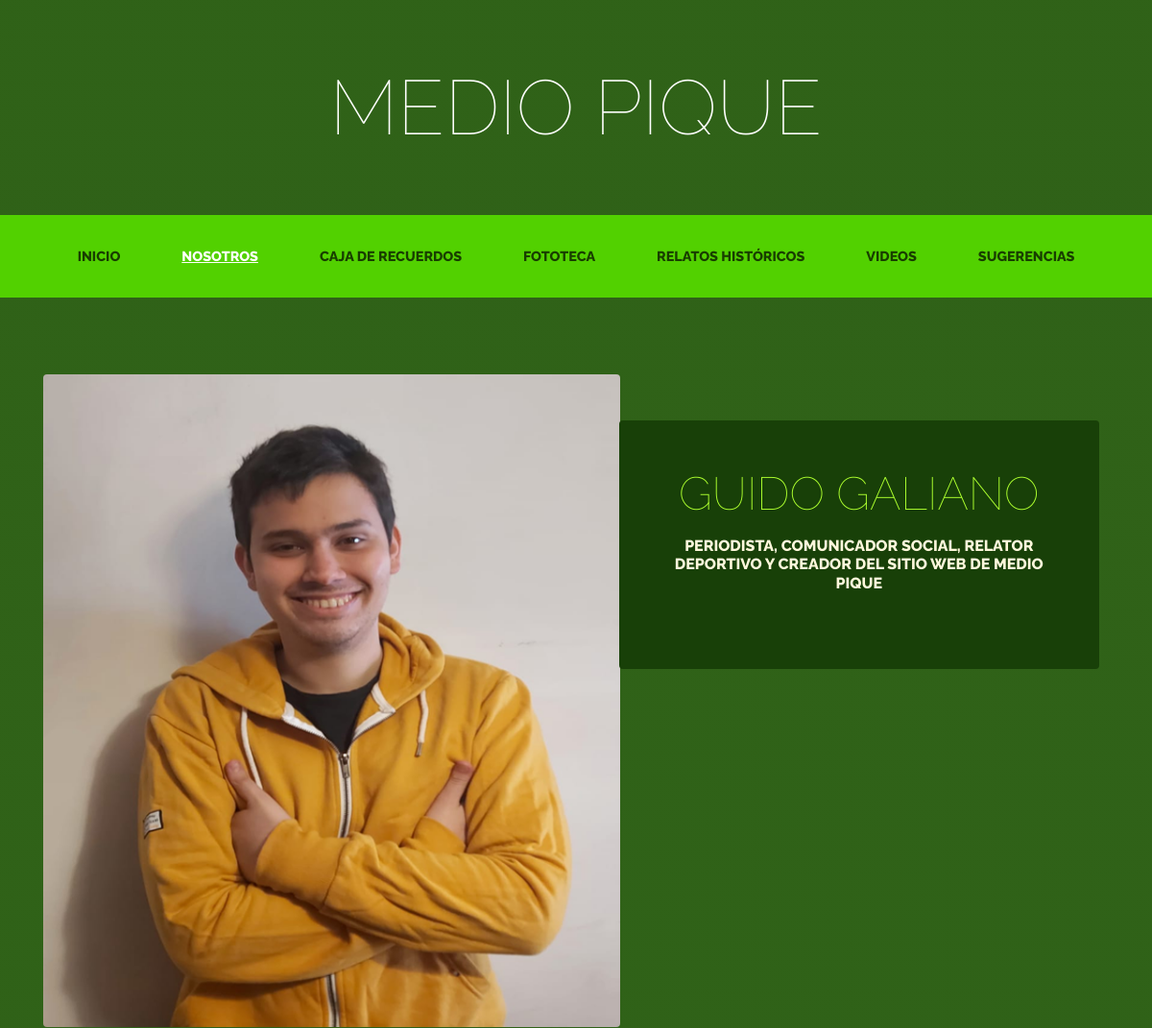
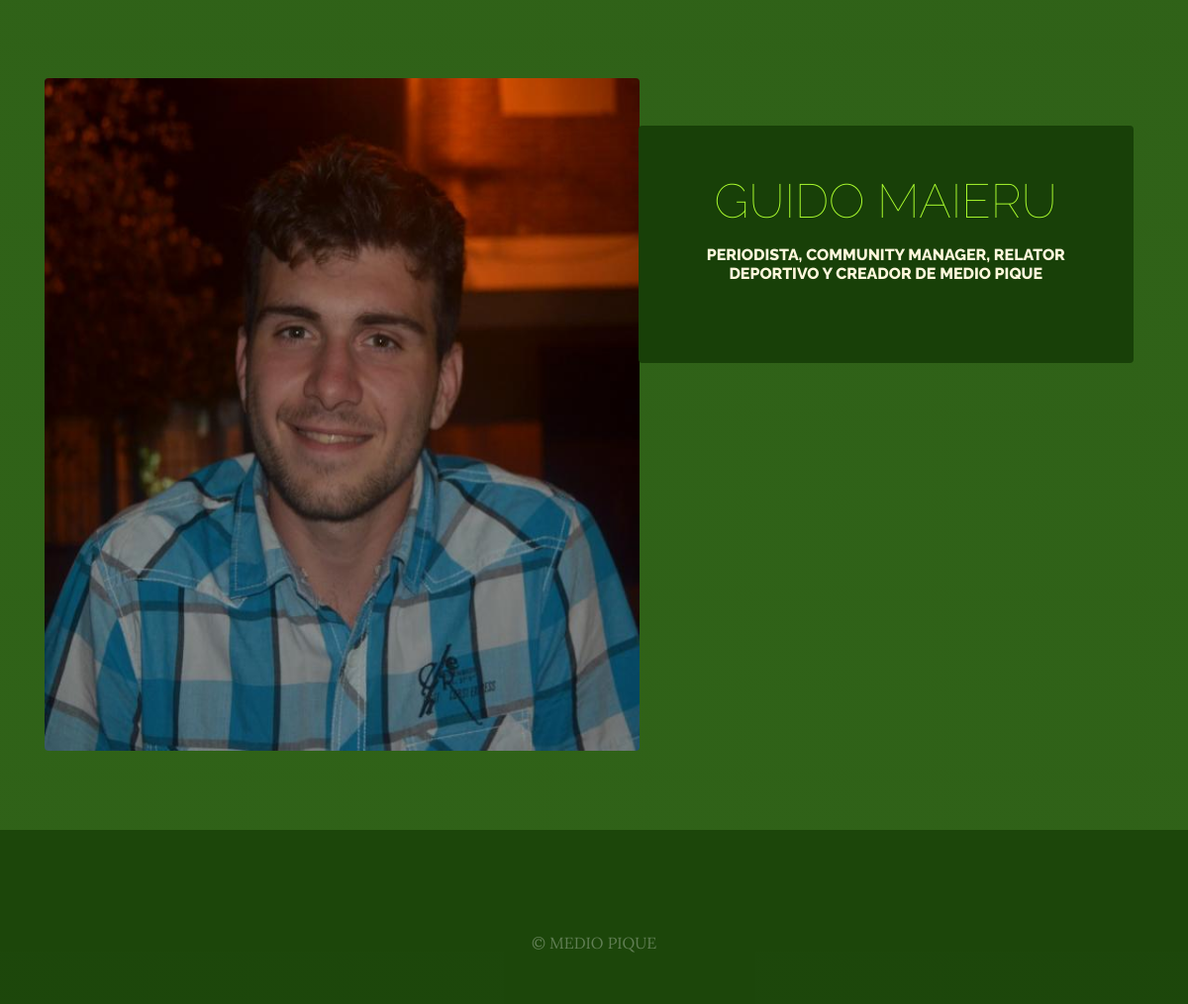
Screenshot of /nosotros/ with the database file from the repository (2 pictures, top to bottom).
### nosotros/models.py (models this page shows, shortened)
class Nosotros (models.Model):
    titulo=models.CharField(max_length = 60)
    contenido=models.CharField(max_length = 200)
    imagen=models.ImageField(upload_to='nosotros')
    class Meta:
        verbose_name = 'persona'
        verbose_name_plural = 'personas'

### nosotros/views.py (the view)
def nosotros (request):
    nosotros = Nosotros.objects.all()
    return render (request, "nosotros/nosotros.html", {"nosotros":nosotros})

### nosotros/templates/nosotros/nosotros.html
{% extends "ProyectoFinalApp/base.html" %}
{% load static %}
{% block content %}
    {% for nosotros in nosotros %}
    <section class="page-section clearfix">
        <div class="container">
          <div class="intro">
            <img class="intro-img img-fluid mb-3 mb-lg-0 rounded" src="{{nosotros.imagen.url}}" alt="" style="width: 54.1%; height: 85%">
            <div class="intro-text left-0 text-center bg-faded p-5 rounded">
              <h2 class="section-heading mb-4" >
                <span class="section-heading-lower" style="color:greenyellow">{{nosotros.titulo}}</span>
                <span class="section-heading-upper">       </span>
                <span class="section-heading-upper">       </span>
                <span class="section-heading-upper">{{nosotros.contenido}}</span>
              </h2>
            </div>
          </div>
        </div>
      </section>
    {% endfor %}
{% endblock %}

### ProyectoFinalApp/static/ProyectoFinalApp/css/gestion.css (style rules this page uses)
body { font-family: 'Lora'; background: linear-gradient(rgba(28, 83, 2, 0.915), rgba(28, 83, 2, 0.915)), url("ProyectoFinalApp/img/fondo.png"); background-attachment: fixed; background-position: center; background-size: cover; }
h1, h2, h3, h4, h5, h6 { font-family: 'Raleway'; }
.page-section { margin-top: 5rem; margin-bottom: 5rem; }
.section-heading { text-transform: uppercase; }
.section-heading .section-heading-upper { display: block; font-size: 1rem; font-weight: 800; padding-bottom:.5rem; }
.section-heading .section-heading-lower { display: block; font-size: 3rem; font-weight: 100; }
.bg-faded { background-color: rgba(255, 255, 255, 0.85); }
.intro { position: relative; }
@media (min-width: 992px) { .intro .intro-img { width: 75%; float: left; } }
@media (min-width: 992px) { .intro .intro-text { left: 600; width: 60%; margin-top: 3rem; background-color: rgba(24, 64, 8); color: cornsilk; position: absolute; } }
@media (min-width: 1200px) { .intro .intro-text { width: 45%; } }

### rows the page displays
Nosotros: imagen (picture), titulo "GUIDO GALIANO", contenido "PERIODISTA, COMUNICADOR SOCIAL, RELATOR DEPORTIVO Y CREADOR DEL SITIO WEB DE MEDIO PIQUE"
Nosotros: imagen (picture), titulo "GUIDO MAIERU", contenido "PERIODISTA, COMMUNITY MANAGER, RELATOR DEPORTIVO Y CREADOR DE MEDIO PIQUE"
